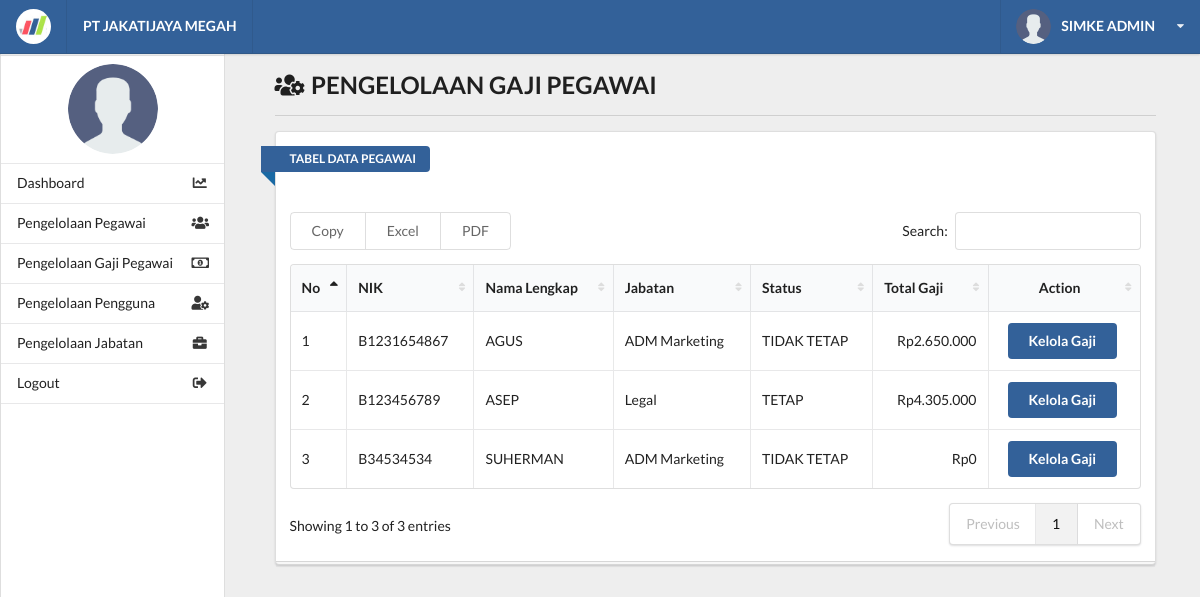
Screenshot of /kelola_gaji.php (signed in) with the database file from the repository.
### tables this page shows
CREATE TABLE `tb_pegawai` (
  `id_pegawai` int(11) NOT NULL,
  `nik` varchar(50) NOT NULL,
  `nama_lengkap` varchar(250) NOT NULL,
  `no_hp` varchar(15) NOT NULL,
  `alamat` text NOT NULL,
  `status_pegawai` varchar(200) NOT NULL COMMENT 'pg teteap; pg lama;',
  `id_jabatan` int(11) NOT NULL
);

CREATE TABLE `tb_tunjangan` (
  `nik` varchar(50) NOT NULL,
  `tunjangan` int(15) DEFAULT NULL
);

CREATE TABLE `tb_jabatan` (
  `id_jabatan` int(11) NOT NULL,
  `nama_jabatan` varchar(250) NOT NULL,
  `keterangan` text
);

CREATE TABLE `tb_gaji` (
  `nik` varchar(50) NOT NULL,
  `gaji` int(15) NOT NULL
);

### functions/function_gaji.php (called while the page is built, shortened)
<?php
    require_once 'database.php';
    function getData() {
        global $conn;
        $sql    = "SELECT tb_pegawai.*, tb_jabatan.*, tb_gaji.*, tb_tunjangan.*
                    FROM tb_pegawai
                    JOIN tb_jabatan ON tb_pegawai.id_jabatan = tb_jabatan.id_jabatan
                    JOIN tb_gaji ON tb_pegawai.nik = tb_gaji.nik
                    JOIN tb_tunjangan ON tb_pegawai.nik = tb_tunjangan.nik";
        $result	= mysqli_query($conn, $sql);
        return mysqli_fetch_all($result, MYSQLI_ASSOC);
    }
    function getTotalPotongan($nik){
       global $conn;
        $sql    = "SELECT SUM(potongan) as total_potongan FROM tb_potongan WHERE nik='$nik'";
        $result = mysqli_query($conn, $sql);
        return mysqli_fetch_all($result, MYSQLI_ASSOC);
    }
?>

### kelola_gaji.php (the view, shortened to what this page needs)
<?php
require 'functions/function_gaji.php';
include_once 'layout/header.php';
include_once 'layout/sidebar.php';
?>
    <div class="right floated thirteen wide computer sixteen wide phone column" id="content">
        <div class="ui container grid">
            <div class="row">
                <div class="fifteen wide computer sixteen wide phone centered column">
                    <h2><i class="users cog icon"></i> PENGELOLAAN GAJI PEGAWAI</h2>
                    <div class="ui divider"></div>
                    <div class="ui grid">
                        <div class="sixteen wide computer sixteen wide phone centered column">
                            <div class="ui stacked segment">
                                <div class="">
                                    <div class="ui blue ribbon icon label">TABEL DATA PEGAWAI</div>
                                    <br><br><br>
                                </div>
                                <table id="example" class="ui celled table responsive nowrap unstackable" style="width:100%">
                                    <thead>
                                    <tr>
                                        <th>No</th>
                                        <th>NIK</th>
                                        <th>Nama Lengkap</th>
                                        <th>Jabatan</th>
                                        <th>Status</th>
                                        <th>Total Gaji</th>
                                        <th style="text-align: center;">Action</th>
                                    </tr>
                                    </thead>
                                    <tbody>
                                    <?php $all = getData(); $no = 1; ?>
                                    <?php foreach ($all as $data) {
                                        $getPotongan = getTotalPotongan($data['nik']);
                                        $jmlGaji = $data['gaji'];
                                        $jmlTunjangan = $data['tunjangan'];
                                        if ($getPotongan > 0) {
                                            $jmlPotongan = $getPotongan[0]['total_potongan'];
                                        }else{
                                            $jmlPotongan = 0;
                                        }
                                        $totalGaji = $jmlGaji + $jmlTunjangan - $jmlPotongan;
                                        ?>
                                        <tr>
                                            <td><?= $no++ ?></td>
                                            <td><?= $data['nik'] ?></td>
                                            <td><?= $data['nama_lengkap'] ?></td>
                                            <td><?= $data['nama_jabatan'] ?></td>
                                            <td><?= $data['status_pegawai'] ?></td>
                                            <td style="text-align: right;">Rp<?= number_format($totalGaji, 0 , '' , '.' ) ?></td>
                                            <td style="text-align: center;">
                                                <a href="detail_gaji.php?nik=<?php echo $data['nik']; ?>" class="ui blue button">Kelola Gaji</a>
                                            </td>
                                        </tr>
                                    <?php } ?>
                                    </tbody>
                                </table>
                            </div>
                        </div>
                    </div>
                </div>
            </div>
        </div>
    </div>
<?php
include_once 'layout/footer.php';
?>

### layout/header.php (shortened to what this page needs)
<!DOCTYPE html>
<html lang="en">
<head>
    <link rel="stylesheet" href="assets/vendors/fomantic-ui/semantic.min.css">
    <link rel="stylesheet" href="assets/vendors/datatables.net/datatables.net-se/css/dataTables.semanticui.min.css">
    <link rel="stylesheet" href="assets/vendors/datatables.net/datatables.net-responsive-se/css/responsive.semanticui.min.css">
    <link rel="stylesheet" href="assets/vendors/datatables.net/datatables.net-buttons-se/css/buttons.semanticui.min.css">
    <link rel="stylesheet" href="assets/css/main.css">
</head>
<body>
    <div class="ui grid">
        <div class="row">
            <div class="ui grid">
                <div class="computer only row">
                    <div class="column">
                        <div class="ui top fixed menu navcolor">
                            <div class="item">
                                <img class="imgrad" src="assets/images/logo.png" alt="SimpleIU">
                            </div>
                            <div class="left menu">
                                <div class="nav item">
                                    <strong class="navtext">PT JAKATIJAYA MEGAH</strong>
                                </div>
                            </div>
                            <div class="ui top pointing dropdown admindropdown link item right">
                                <img class="imgrad" src="assets/images/user.png" alt="">
                                <span class="clear navtext"><strong style="text-transform: uppercase;"><?= $_SESSION['nama']; ?></strong></span>
                                <i class="dropdown icon navtext"></i>
                            </div>
                        </div>
                    </div>
                </div>

### layout/sidebar.php (shortened to what this page needs)
		<div class="computer only row">
			<div class="left floated three wide computer column" id="computersidebar">
				<div class="ui vertical fluid menu scrollable" id="simplefluid">
					<div class="item">
						<img src="assets/images/user.png" id="sidebar-image">
					</div>
					<a class="item" href="index.php"><i class="chart line icon"></i> Dashboard</a>
					<a class="item" href="kelola_pegawai.php"><i class="users icon"></i> Pengelolaan Pegawai</a>
                          <a class="item" href="kelola_gaji.php"><i class="money bill alternate outline icon"></i> Pengelolaan Gaji Pegawai</a>
					<a class="item" href="kelola_pengguna.php"><i class="user cog icon"></i> Pengelolaan Pengguna</a>
					<a class="item" href="kelola_jabatan.php"><i class="briefcase icon"></i> Pengelolaan Jabatan</a>
					<a class="item" href="functions/logout.php"><i class="sign out alternate icon"></i> Logout</a>
					<a class="item"></a>
				</div>
			</div>
		</div>
	</div>
</div>

### layout/footer.php (shortened to what this page needs)
	</div>
</body>
</html>

### assets/css/main.css (style rules this page uses)
html, body { background-color: #eeeeee; height: 100%; width: 100%; margin: 0; padding: 0; }
.navcolor { background-color: #336199 !important; }
.navtext { color: #ffffff !important; }
.clear { margin: 0px 10px; }
.imgrad { border-radius: 50%; }
#sidebar-image { max-height: 90px; max-width: 90px; height: 90px; width: 90px; margin-left: auto; margin-right: auto; border-radius: 50%; }
#computersidebar { position: fixed; top: 1em; left: 0; padding: 0; bottom: 0; background-color: #FFF; }
.scrollable { overflow-y: auto; overflow-x: hidden; }
#simplefluid { height: 100%; border-bottom: 0 none !important; box-shadow: none; }
#content { top: 1em; }
.blue { background-color: #336199 !important; }

### rows the page displays
tb_pegawai: tb_tunjangan.nik "B1231654867", nama_lengkap "AGUS", id_jabatan.nama_jabatan "ADM Marketing", status_pegawai "TIDAK TETAP", tb_gaji.gaji "2.650.000"
tb_pegawai: tb_tunjangan.nik "B123456789", nama_lengkap "ASEP", id_jabatan.nama_jabatan "Legal", status_pegawai "TETAP", totalGaji "4.305.000"
tb_pegawai: tb_tunjangan.nik "B34534534", nama_lengkap "SUHERMAN", id_jabatan.nama_jabatan "ADM Marketing", status_pegawai "TIDAK TETAP", tb_gaji.gaji "0"

### other values shown
$_SESSION['nama'] "SIMKE ADMIN"
